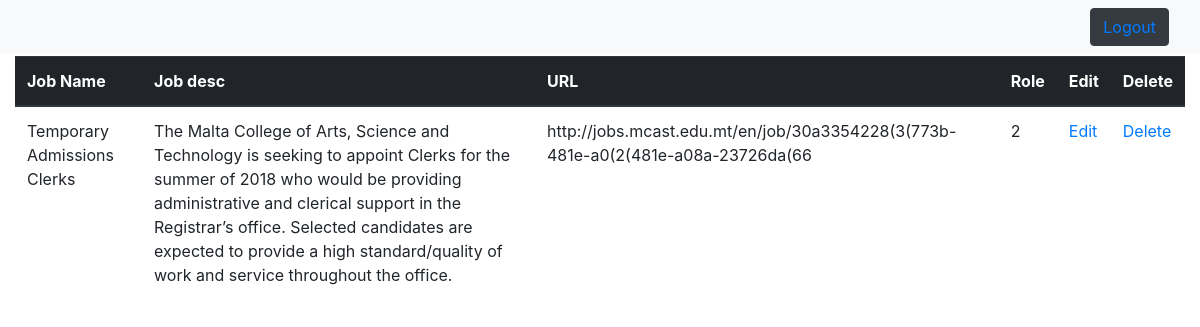
The app's page /Main/index.php/jobs/all_jobs with its own data.
### tables this page shows
CREATE TABLE `tbl_job` (
  `id` int(10) UNSIGNED NOT NULL,
  `j_name` varchar(45) NOT NULL,
  `j_desc` varchar(1000) NOT NULL,
  `j_url` varchar(500) NOT NULL,
  `tbl_jroles_id` int(10) UNSIGNED NOT NULL
);

### Main/application/core/MY_Controller.php (called while the page is built, shortened)
<?php
class MY_Controller extends CI_Controller {
    function build_back($pages = NULL, $data = NULL) {
		$start = array(
			'nav'		=> $this->nav_links()
		);
		$this->load->view('templates/backheader', $start);
		$this->load->view($pages, $data);
		$this->load->view('templates/backfooter');
	}
	function nav_links() {
		return array(
		);
	}
}

### Main/application/controllers/Jobs.php (called while the page is built, shortened)
<?php
class Jobs extends MY_Controller {
	public function all_jobs() {
		$data = array(
			'jobs'		=> $this->job_model->all_vacancies()
		);
		$this->build_back('jobs_directory', $data);
	}
}

### Main/index.php (called while the page is built, shortened)
<?php
require_once BASEPATH.'core/CodeIgniter.php';

### Main/application/models/Job_Model.php (called while the page is built, shortened)
<?php
class Job_Model extends CI_Model {
    public function all_vacancies() {
        $this->db->select('*')
                 ->order_by('j_name', 'asc');
        return $this->db->get('tbl_job');
    }
}

### Main/application/views/jobs_directory.php (the view)
<table class="table">
	<thead class="thead-dark">
		<tr>
			<th  scope="col">Job Name</th>
			<th  scope="col">Job desc</th>
			<th  scope="col">URL</th>
			<th  scope="col">Role</th>
			<th  scope="col">Edit</th>
			<th  scope="col">Delete</th>
		</tr>
	</thead>
	<tbody>
<?php foreach($jobs->result_array() as $job): ?>
		<tr scope="row">
			<td><?=$job['j_name'];?></td>
			<td><?=$job['j_desc'];?></td>
			<td><?=$job['j_url'];?></td>
			<td><?=$job['tbl_jroles_id'];?></td>
			<td><?=anchor("jobs/edit_job/{$job['id']}", "Edit");?></td>
			<td><?=anchor("jobs/delete/{$job['id']}", "Delete");?></td>
		</tr>
<?php endforeach; ?>
	</tbody>
</table>

### records on screen
tbl_job: j_name "Temporary Admissions Clerks", j_desc "The Malta College of Arts, Science and Technology is seeking to appoint Clerks for the summer of 2018 who would be providing administrative and clerical support in the Registrar’s office. Selected candidates are expected to provide a high standard/quality of work and service throughout the office.", j_url "http://jobs.mcast.edu.mt/en/job/30a3354228(3(773b-481e-a0(2(481e-a08a-23726da(66", tbl_jroles "2", id "Edit", id "Delete"

### other values on screen
anchor("logout", "Logout", array('class' => 'click')) "Logout"
